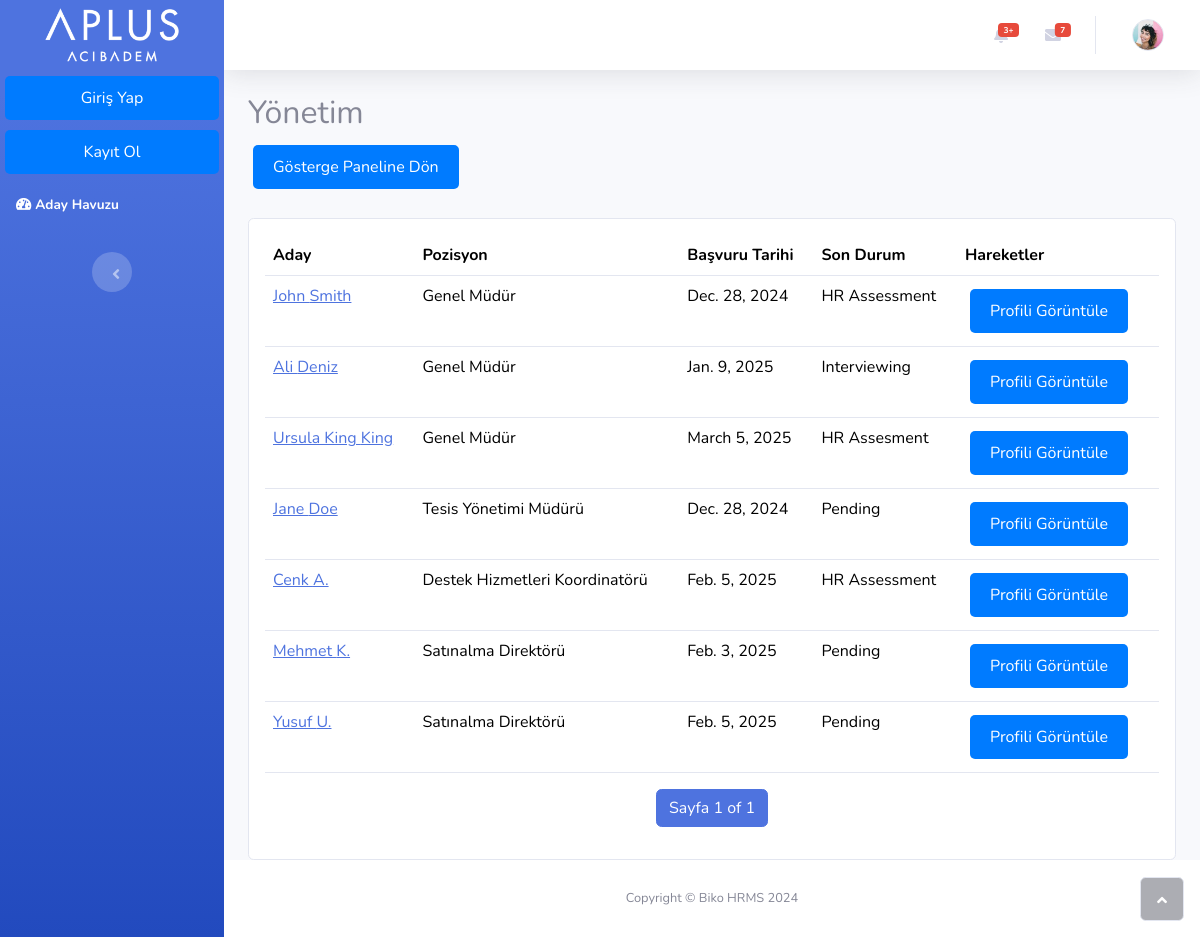
The app's page /candidate/category/1/detail/ with its own data.
### biko_hr/models.py (models this page shows, shortened)
class JobCategory(models.Model):
    category_name = models.CharField(max_length=100)

class Candidate(models.Model):
    name = models.CharField(max_length=100)
    surname = models.CharField(max_length=100)
    email = models.EmailField(null=True, blank=True)
    phone = models.CharField(max_length=15) ##TODO: Make this unique=True for production.
    experience = models.TextField(null=True, blank=True)
    skills = models.TextField(null=True, blank=True)
    birth_date = models.DateField()
    residence_city = models.CharField(max_length=100)
    residence_district = models.CharField(max_length=100)
    education_level = models.CharField(max_length=50)        #choices=[
    school_name = models.CharField(max_length=150, null=True, blank=True)
    department = models.CharField(max_length=100, null=True, blank=True)
    desired_locations = models.ManyToManyField('Location', null=True, blank=True)

class Position(models.Model):
    position = models.CharField(max_length=100)
    category = models.ForeignKey(JobCategory, on_delete=models.CASCADE, null=True,blank=True, default=None)

class Application(models.Model):
    candidate = models.ForeignKey(Candidate, on_delete=models.CASCADE, null=True, blank=True)
    job = models.ForeignKey(IncubationJob, on_delete=models.CASCADE) # in order to terminate or success the application after incubation period. Also shows the applied job.
    application_date = models.DateField()
    status = models.CharField(max_length=50, default="Pending")
    uploaded_resume = models.FileField(upload_to='resumes/', null=True, blank=True)
    assigned_by = models.ForeignKey(User, on_delete=models.CASCADE, null=True, blank=True)

### candidate/views.py (the view)
# urls.py: path('category/<int:category_id>/detail/', views.category_detail, name='category_detail'),
def category_detail(request, category_id):
    category = get_object_or_404(JobCategory, id=category_id)
    applications = []
    for position in category.position_set.all():
        for job in position.incubationjob_set.all():
            for application in job.application_set.all():
                applications.append({
                    'candidate': application.candidate,
                    'position': position.position,
                    'job': job,
                    'application_date': application.application_date,
                    'status': application.status
                })
    paginator = Paginator(applications, 20)  # Show 20 applications per page
    page_number = request.GET.get('page')
    page_obj = paginator.get_page(page_number)
    return render(request, 'candidate_category_detail.html', {
        'category': category,
        'page_obj': page_obj,
    })

### candidate/templates/candidate_category_detail.html (shortened to what this page needs)
{% extends 'home.html' %}
{% load bootstrap4 %}
{% block content %}
<div class="container-fluid">
    <div class="row mb-4">
        <div class="col">
            <h2>{{ category.category_name }}</h2>
            <a href="{% url 'candidate_pool_dashboard' %}" class="btn btn-secondary">Gösterge Paneline Dön</a>
        </div>
    </div>
    <div class="card">
        <div class="card-body">
            <div class="table-responsive">
                <table class="table table-hover">
                    <thead>
                        <tr>
                            <th>Aday</th>
                            <th>Pozisyon</th>
                            <th>Başvuru Tarihi</th>
                            <th>Son Durum</th>
                            <th>Hareketler</th>
                        </tr>
                    </thead>
                    <tbody>
                        {% for app in page_obj %}
                            <tr>
                                <td>
                                    <a href="{% url 'candidate_profile' candidate_id=app.candidate.id %}">
                                        {{ app.candidate.name }} {{ app.candidate.surname }}
                                    </a>
                                </td>
                                <td>{{ app.position }}</td>
                                <td>{{ app.application_date }}</td>
                                <td>{{ app.status }}</td>
                                <td>
                                    <a href="{% url 'candidate_profile' candidate_id=app.candidate.id %}"
                                       class="btn btn-sm btn-primary">Profili Görüntüle</a>
                                </td>
                            </tr>
                        {% endfor %}
                    </tbody>
                </table>
            </div>
            <nav aria-label="Page navigation">
                <ul class="pagination justify-content-center">
                    <li class="page-item active">
                        <span class="page-link">
                            Sayfa {{ page_obj.number }} of {{ page_obj.paginator.num_pages }}
                        </span>
                    </li>
                </ul>
            </nav>
        </div>
    </div>
</div>
{% endblock %}

### biko_hr/templates/home.html (style rules this page uses)
.btn { padding: 10px 20px; background-color: #007BFF; color: white; border: none; border-radius: 5px; font-size: 16px; cursor: pointer; margin: 5px; }

### records on screen
JobCategory: category_name "Yönetim"
Candidate: candidate.name "John", candidate.surname "Smith", position "Genel Müdür", application_date "Dec. 28, 2024", status "HR Assessment"
Candidate: candidate.name "Ali", candidate.surname "Deniz", position "Genel Müdür", application_date "Jan. 9, 2025", status "Interviewing"
Candidate: candidate.name "Ursula King", candidate.surname "King", position "Genel Müdür", application_date "March 5, 2025", status "HR Assesment"
Candidate: candidate.name "Jane", candidate.surname "Doe", position "Tesis Yönetimi Müdürü", application_date "Dec. 28, 2024", status "Pending"
Candidate: candidate.name "Cenk", candidate.surname "A.", position "Destek Hizmetleri Koordinatörü", application_date "Feb. 5, 2025", status "HR Assessment"
Candidate: candidate.name "Mehmet", candidate.surname "K.", position "Satınalma Direktörü", application_date "Feb. 3, 2025", status "Pending"
Candidate: candidate.name "Yusuf", candidate.surname "U.", position "Satınalma Direktörü", application_date "Feb. 5, 2025", status "Pending"

### other values on screen
{{ page_obj.number }} "1"
{{ page_obj.paginator.num_pages }} "1"
